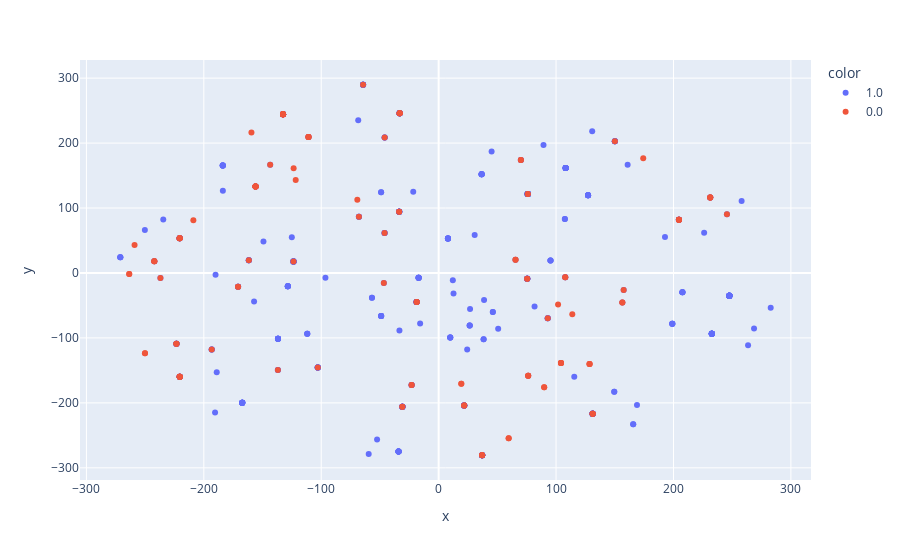

Notebook code cell kept with this figure:
### Markdown cell above
### Graphing T-SNE

### Code cell
fig = px.scatter( x=out_df[0], y=out_df[1], color=out_df['success'].astype(str))
fig.show()

### Figure 1 — Plotly figure (JSON) as saved in the notebook; plotly's stock layout.template omitted (floating-point values rounded to 4 significant figures; data arrays with more than 128 entries replaced by an {"elided": "..."} marker saying what was removed)
{"data": [{"hovertemplate": "color=1.0<br>x=%{x}<br>y=%{y}<extra></extra>", "legendgroup": "1.0", "marker": {"color": "#636efa", "symbol": "circle"}, "mode": "markers", "name": "1.0", "orientation": "v", "showlegend": true, "type": "scatter", "x": {"elided": "483 float values"}, "xaxis": "x", "y": {"elided": "483 float values"}, "yaxis": "y"}, {"hovertemplate": "color=0.0<br>x=%{x}<br>y=%{y}<extra></extra>", "legendgroup": "0.0", "marker": {"color": "#EF553B", "symbol": "circle"}, "mode": "markers", "name": "0.0", "orientation": "v", "showlegend": true, "type": "scatter", "x": {"elided": "134 float values"}, "xaxis": "x", "y": {"elided": "134 float values"}, "yaxis": "y"}], "layout": {"legend": {"title": {"text": "color"}, "tracegroupgap": 0}, "margin": {"t": 60}, "xaxis": {"anchor": "y", "domain": [0, 1], "title": {"text": "x"}}, "yaxis": {"anchor": "x", "domain": [0, 1], "title": {"text": "y"}}}}
